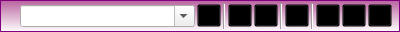
<?xml version="1.0" encoding="UTF-8"?>
<ui version="4.0">
 <class>CompactWindow</class>
 <widget class="QDialog" name="CompactWindow">
  <property name="geometry">
   <rect>
    <x>0</x>
    <y>0</y>
    <width>400</width>
    <height>32</height>
   </rect>
  </property>
  <property name="minimumSize">
   <size>
    <width>400</width>
    <height>32</height>
   </size>
  </property>
  <property name="maximumSize">
   <size>
    <width>16777215</width>
    <height>32</height>
   </size>
  </property>
  <property name="windowTitle">
   <string>AsteriskCTI</string>
  </property>
  <property name="windowIcon">
   <iconset resource="mainresources.qrc">
    <normaloff>:/res/res/asteriskcti16x16.png</normaloff>:/res/res/asteriskcti16x16.png</iconset>
  </property>
  <property name="styleSheet">
   <string notr="true">#CompactWindow {
	border: 1px solid purple;
	background-color: qlineargradient(spread:pad, x1:0, y1:0, x2:0, y2:1, stop:0 rgba(184, 97, 158, 255), stop:1 rgba(255, 255, 255, 255));
}

QToolButton {
	background-color: transparent;
}

QToolButton:hover, QToolButton:focus {
	background-color: transparent;
	border-width: 1px;
	border-style: outset;
	border-color: rgb(170, 85, 255);
}

QToolButton:pressed , QToolButton:checked {
	background-color: transparent;
	border-width: 1px;
	border-style: inset;
	border-color: rgb(170, 85, 255);
}

#messageLabel[severity=&quot;Information&quot;] {
	color: black;
}

#messageLabel[severity=&quot;Warning&quot;] {
	color: orange;
}

#messageLabel[severity=&quot;Critical&quot;] {
	color: red;
}

#moveLabel {
	background-image: url(:/res/res/toolbarhandle.png);

}

#sizeLabel {
	background-image: url(:/res/res/toolbarhandle.png);
}
</string>
  </property>
  <layout class="QHBoxLayout" name="horizontalLayout">
   <property name="spacing">
    <number>2</number>
   </property>
   <property name="margin">
    <number>3</number>
   </property>
   <item>
    <widget class="QLabel" name="moveLabel">
     <property name="sizePolicy">
      <sizepolicy hsizetype="Fixed" vsizetype="Preferred">
       <horstretch>0</horstretch>
       <verstretch>0</verstretch>
      </sizepolicy>
     </property>
     <property name="minimumSize">
      <size>
       <width>6</width>
       <height>0</height>
      </size>
     </property>
     <property name="maximumSize">
      <size>
       <width>6</width>
       <height>16777215</height>
      </size>
     </property>
     <property name="cursor">
      <cursorShape>SizeAllCursor</cursorShape>
     </property>
    </widget>
   </item>
   <item>
    <widget class="QLabel" name="statusLabel">
     <property name="sizePolicy">
      <sizepolicy hsizetype="Fixed" vsizetype="Preferred">
       <horstretch>0</horstretch>
       <verstretch>0</verstretch>
      </sizepolicy>
     </property>
     <property name="pixmap">
      <pixmap resource="mainresources.qrc">:/res/res/redled.png</pixmap>
     </property>
    </widget>
   </item>
   <item>
    <widget class="QComboBox" name="callComboBox">
     <property name="sizePolicy">
      <sizepolicy hsizetype="Preferred" vsizetype="Fixed">
       <horstretch>0</horstretch>
       <verstretch>0</verstretch>
      </sizepolicy>
     </property>
     <property name="minimumSize">
      <size>
       <width>0</width>
       <height>0</height>
      </size>
     </property>
     <property name="editable">
      <bool>true</bool>
     </property>
     <property name="insertPolicy">
      <enum>QComboBox::InsertAtTop</enum>
     </property>
    </widget>
   </item>
   <item>
    <widget class="QToolButton" name="callButton">
     <property name="toolTip">
      <string>Call</string>
     </property>
     <property name="icon">
      <iconset resource="mainresources.qrc">
       <normaloff>:/res/res/call-start.png</normaloff>:/res/res/call-start.png</iconset>
     </property>
    </widget>
   </item>
   <item>
    <widget class="Line" name="line1">
     <property name="orientation">
      <enum>Qt::Vertical</enum>
     </property>
    </widget>
   </item>
   <item>
    <widget class="QToolButton" name="passwordButton">
     <property name="toolTip">
      <string>Change password</string>
     </property>
     <property name="icon">
      <iconset resource="mainresources.qrc">
       <normaloff>:/res/res/configure.png</normaloff>:/res/res/configure.png</iconset>
     </property>
    </widget>
   </item>
   <item>
    <widget class="QToolButton" name="aboutButton">
     <property name="toolTip">
      <string>About</string>
     </property>
     <property name="icon">
      <iconset resource="mainresources.qrc">
       <normaloff>:/res/res/documentinfo.png</normaloff>:/res/res/documentinfo.png</iconset>
     </property>
    </widget>
   </item>
   <item>
    <widget class="Line" name="line2">
     <property name="orientation">
      <enum>Qt::Vertical</enum>
     </property>
    </widget>
   </item>
   <item>
    <widget class="QToolButton" name="repeatButton">
     <property name="toolTip">
      <string>Repeat last action</string>
     </property>
     <property name="text">
      <string/>
     </property>
     <property name="icon">
      <iconset resource="mainresources.qrc">
       <normaloff>:/res/res/applications-system.png</normaloff>:/res/res/applications-system.png</iconset>
     </property>
    </widget>
   </item>
   <item>
    <widget class="Line" name="line3">
     <property name="orientation">
      <enum>Qt::Vertical</enum>
     </property>
    </widget>
   </item>
   <item>
    <widget class="QToolButton" name="pauseButton">
     <property name="toolTip">
      <string>Pause</string>
     </property>
     <property name="icon">
      <iconset resource="mainresources.qrc">
       <normaloff>:/res/res/agt_pause-queue.png</normaloff>:/res/res/agt_pause-queue.png</iconset>
     </property>
     <property name="shortcut">
      <string>Pause</string>
     </property>
     <property name="checkable">
      <bool>true</bool>
     </property>
    </widget>
   </item>
   <item>
    <widget class="QToolButton" name="minimizeButton">
     <property name="toolTip">
      <string>Minimize to system tray</string>
     </property>
     <property name="icon">
      <iconset resource="mainresources.qrc">
       <normaloff>:/res/res/arrow-down.png</normaloff>:/res/res/arrow-down.png</iconset>
     </property>
    </widget>
   </item>
   <item>
    <widget class="QToolButton" name="quitButton">
     <property name="toolTip">
      <string>Quit</string>
     </property>
     <property name="icon">
      <iconset resource="mainresources.qrc">
       <normaloff>:/res/res/exit.png</normaloff>:/res/res/exit.png</iconset>
     </property>
     <property name="shortcut">
      <string>Ctrl+Q</string>
     </property>
    </widget>
   </item>
   <item>
    <widget class="QLabel" name="sizeLabel">
     <property name="sizePolicy">
      <sizepolicy hsizetype="Fixed" vsizetype="Preferred">
       <horstretch>0</horstretch>
       <verstretch>0</verstretch>
      </sizepolicy>
     </property>
     <property name="minimumSize">
      <size>
       <width>3</width>
       <height>0</height>
      </size>
     </property>
     <property name="maximumSize">
      <size>
       <width>3</width>
       <height>16777215</height>
      </size>
     </property>
     <property name="cursor">
      <cursorShape>SizeHorCursor</cursorShape>
     </property>
    </widget>
   </item>
  </layout>
 </widget>
 <tabstops>
  <tabstop>callComboBox</tabstop>
  <tabstop>callButton</tabstop>
  <tabstop>passwordButton</tabstop>
  <tabstop>aboutButton</tabstop>
  <tabstop>repeatButton</tabstop>
  <tabstop>pauseButton</tabstop>
  <tabstop>minimizeButton</tabstop>
  <tabstop>quitButton</tabstop>
 </tabstops>
 <resources>
  <include location="mainresources.qrc"/>
 </resources>
 <connections/>
</ui>
